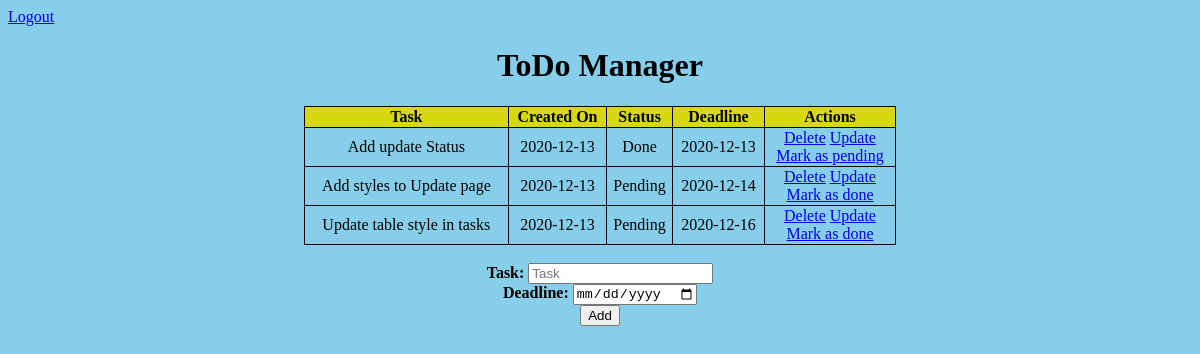
Page /tasks (signed in) on the earlier database version.
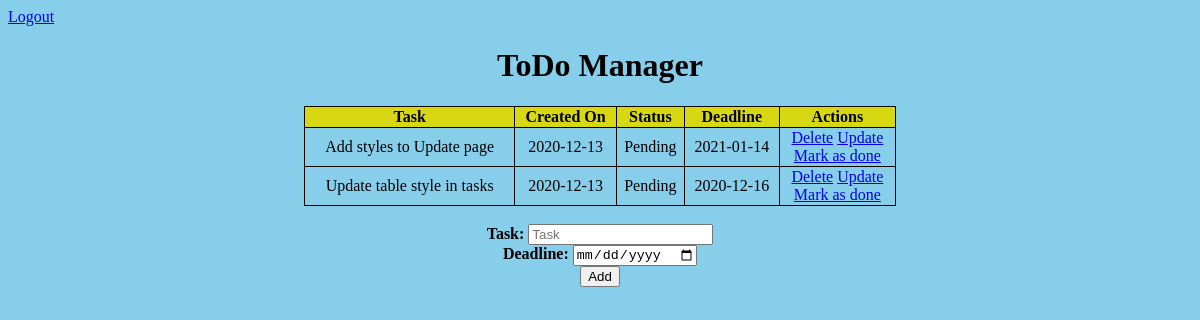
Same page on the later database version.
### app.py (models this page shows, shortened)
class Todo(db.Model):
    __tablename__ = "Tasks"
    id = db.Column(db.Integer, primary_key=True)
    content = db.Column(db.String(200), nullable=False)
    completed = db.Column(db.Integer, default=0)
    date_created = db.Column(db.DateTime, default=datetime.utcnow)
    deadline = db.Column(db.DateTime)
    user = db.Column(db.String(100), nullable=False)

### app.py (the view)
@app.route("/tasks", methods=["POST", "GET"])
def tasks():
    if request.method == "POST":
        task_txt = request.form["task"]
        task_ddl = datetime.strptime(request.form["deadline"], r"%Y-%m-%d")
        user = session["username"]
        newTask = Todo(content=task_txt, deadline=task_ddl, user=user)
        db.session.add(newTask)
        db.session.commit()
        return redirect("/tasks")
    else:
        tasks = Todo.query.order_by(Todo.date_created).filter_by(user = session['username']).all()
        return render_template("tasks.html", tasks=tasks)

### templates/tasks.html (shortened to what this page needs)
{% extends 'base.html' %}
{% block body %}
<div class="buttons">
    <a href="/logout">Logout</a>
</div>
<div class="content">
    <h1>ToDo Manager</h1>
    <table>
        <tr>
            <th>Task</th>
            <th>Created On</th>
            <th>Status</th>
            <th>Deadline</th>
            <th>Actions</th>
        </tr>
        {% for task in tasks: %}
            <tr>
                <td>{{ task.content }}</td>
                <td>{{ task.date_created.date() }}</td>
                {% if task.completed == 1: %}
                    <td>Done</td>
                {% else: %}
                    <td>Pending</td>
                {% endif %}
                <td>{{ task.deadline.date() }}</td>
                <td>
                    <a href="/delete/{{task.id}}">Delete</a>
                    <a href="/update/{{task.id}}">Update</a>
                    <br>
                    {% if task.completed == 1: %}
                        <a href="/mark-as-pending/{{task.id}}">Mark as pending</a>
                    {% else: %}
                        <a href="/mark-as-done/{{task.id}}">Mark as done</a>
                    {% endif %}
                </td>
            </tr>
        {% endfor %}
    </table>
    <br>
    <form action="/tasks", method="POST">
        <label for="task"><b>Task:</b></label>
        <input type="text" name="task" id="task", placeholder="Task">
        <br>
        <label for="deadline"><b>Deadline:</b></label>
        <input type="date" name="deadline" id="deadline", placeholder="Deadline">
        <br>
        <input type="submit" value="Add">
    </form>
</div>
{% endblock %}

### templates/base.html (shortened to what this page needs)
<!DOCTYPE html>
<html lang="en">
    <head>
        <link rel="stylesheet" href="{{ url_for('static', filename='css/main.css') }}">
    </head>
    <body>
        {% block body %}{% endblock %}
    </body>
</html>

### static/css/main.css (style rules this page uses)
th { border: 1px solid black; width: auto; height: 50 px; text-align: center; border-collapse: collapse; background-color: #d8d812; }
td { width: fit-content; text-align: center; border: 1px solid black; border-collapse: collapse; }
div.content { text-align: center; margin-left: auto; margin-right: auto; }
table { width: 50%; border: 1px solid black; border-collapse: collapse; text-align: center; align-self: center; margin-left: auto; margin-right: auto; }
body { background-color: skyblue; }

Differences in the rows shown:
removed Todo: content "Add update Status", date_created "2020-12-13", completed "Done", deadline "2020-12-13"
changed Todo "Add styles to Update page": deadline "2020-12-14" → "2021-01-14"
